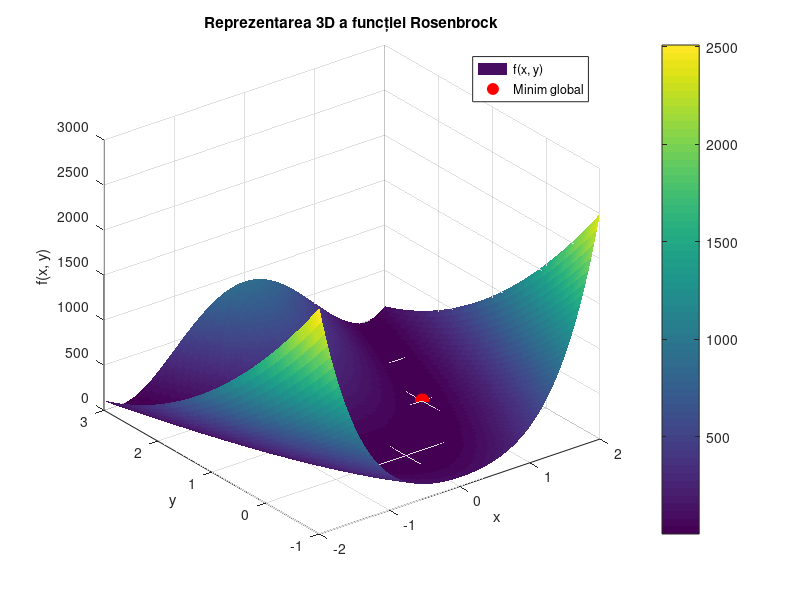

Write the MATLAB code that produced this figure.
% Definirea funcției de două variabile
f = @(x, y) (1 - x).^2 + 100*(y - x.^2).^2;
% Definirea domeniului
x = linspace(-2, 2, 100);
y = linspace(-1, 3, 100);
[X, Y] = meshgrid(x, y);
Z = f(X, Y);
% Reprezentarea 3D a funcției
figure;
surf(X, Y, Z, 'EdgeColor', 'none');
xlabel('x');
ylabel('y');
zlabel('f(x, y)');
title('Reprezentarea 3D a funcției Rosenbrock');
colorbar;
hold on;


% Determinarea minimului global folosind optimizare neliniară
x0 = [0, 0]; % Punct de start
[x_min, f_min] = fminunc(@(v) f(v(1), v(2)), x0);
% Marcarea minimului global pe grafic
plot3(x_min(1), x_min(2), f_min, 'ro', 'MarkerSize', 10, 'MarkerFaceColor', 'r');
legend('f(x, y)', 'Minim global');
hold off;